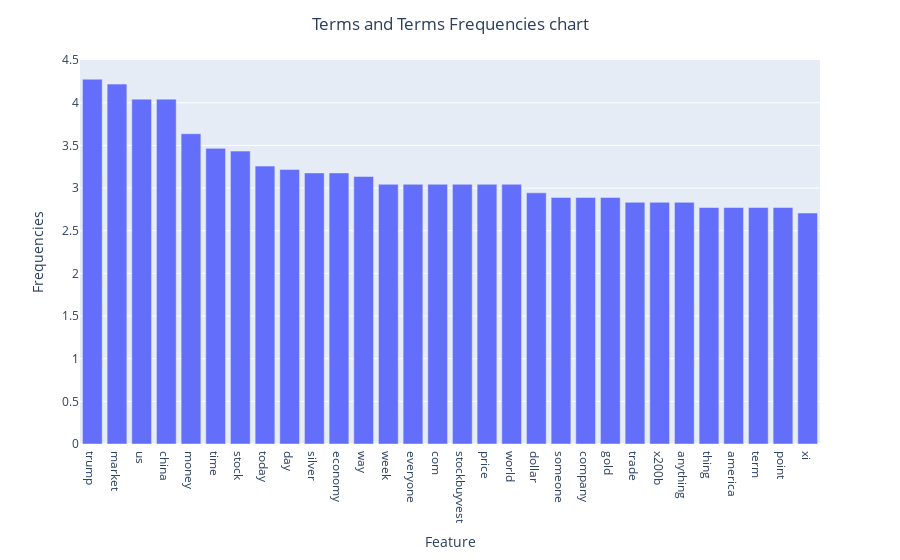

The notebook cell this image was saved under:
### Markdown cell above
### Exercise 15
Plot the graph using the log valyes of the term frequencies

### Code cell
import math
term_frequencies_log = [math.log(x) for x in term_frequencies]

feature_name = pd.DataFrame(feature_extract.get_feature_names_out().tolist(), columns=["Feature"])
frequency = pd.DataFrame(term_frequencies_log, columns=['Frequencies'])

plot_data = pd.concat([feature_name, frequency], axis=1)
plot_data = plot_data.sort_values(by='Frequencies', ascending=False)

plot_data
fig = px.bar(plot_data[:30], plot_data[:30].Feature, plot_data[:30].Frequencies)
fig.update_layout(
    title={
        'text': 'Terms and Terms Frequencies chart',
        'x': 0.5,
        'xanchor': 'center'
    }
)
fig.show()

### Figure 1 — Plotly figure (JSON) as saved in the notebook; plotly's stock layout.template omitted (floating-point values rounded to 4 significant figures)
{"data": [{"hovertemplate": "Feature=%{x}<br>Frequencies=%{y}<extra></extra>", "legendgroup": "", "marker": {"color": "#636efa", "pattern": {"shape": ""}}, "name": "", "orientation": "v", "showlegend": false, "textposition": "auto", "type": "bar", "x": ["trump", "market", "us", "china", "money", "time", "stock", "today", "day", "silver", "economy", "way", "week", "everyone", "com", "stockbuyvest", "price", "world", "dollar", "someone", "company", "gold", "trade", "x200b", "anything", "thing", "america", "term", "point", "xi"], "xaxis": "x", "y": [4.277, 4.22, 4.043, 4.043, 3.638, 3.466, 3.434, 3.258, 3.219, 3.178, 3.178, 3.135, 3.045, 3.045, 3.045, 3.045, 3.045, 3.045, 2.944, 2.89, 2.89, 2.89, 2.833, 2.833, 2.833, 2.773, 2.773, 2.773, 2.773, 2.708], "yaxis": "y"}], "layout": {"barmode": "relative", "legend": {"tracegroupgap": 0}, "margin": {"t": 60}, "title": {"text": "Terms and Terms Frequencies chart", "x": 0.5, "xanchor": "center"}, "xaxis": {"anchor": "y", "domain": [0, 1], "title": {"text": "Feature"}}, "yaxis": {"anchor": "x", "domain": [0, 1], "title": {"text": "Frequencies"}}}}
